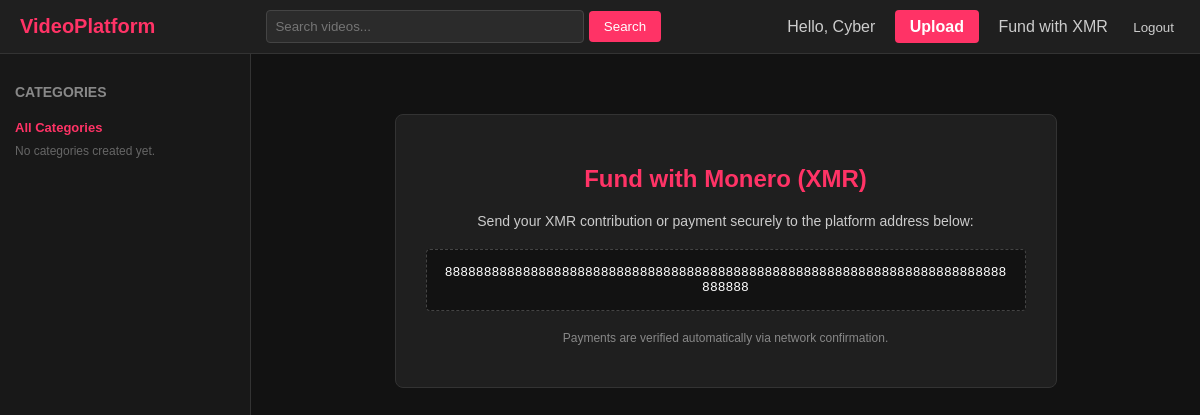
/pay/monero/ (signed in), run on an earlier commit of the app's database.
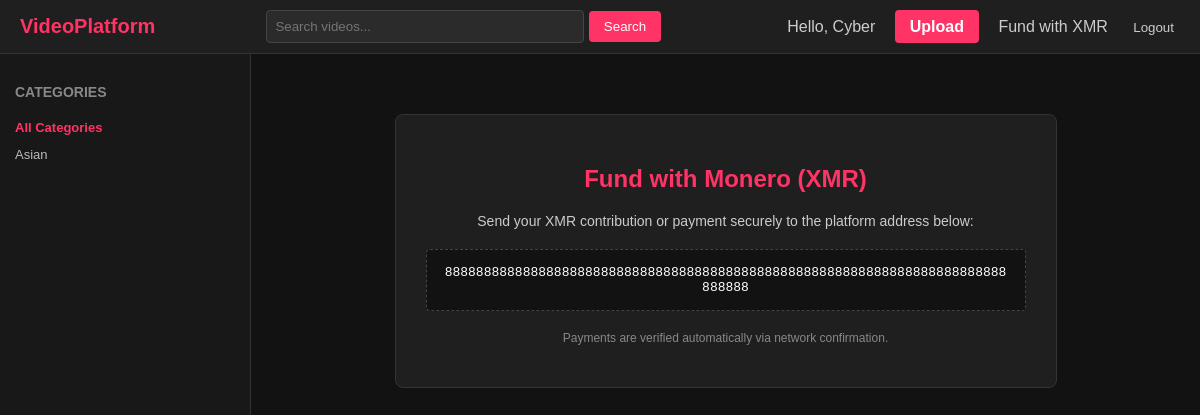
And on a later commit of the database.
### core/models.py (models this page shows, shortened)
class Category(models.Model):
  name = models.CharField(max_length=100, unique=True)
  slug = models.SlugField(max_length=100, unique=True)
  class Meta:
    verbose_name_plural = 'Categories'
    ordering = ['name']

### core/views.py (the view)
# urls.py: path('pay/monero/', monero_payment_view, name='monero_pay'),
@login_required
def monero_payment_view(request):
  platform_monero_address = (
      '888888888888888888888888888888888888888888888888888888888888888888888888888888'
  )
  categories = Category.objects.all()
  context = {
      'monero_address': platform_monero_address,
      'categories': categories,
  }
  return render(request, 'core/monero_pay.html', context)

### core/templates/core/monero_pay.html
{% extends 'core/base.html' %}
{% block content %}
<div style="max-width: 600px; margin: 40px auto; background: #1f1f1f; padding: 30px; border-radius: 8px; border: 1px solid #333; text-align: center;">
    <h2 style="color: #ff3366;">Fund with Monero (XMR)</h2>
    <p style="color: #ccc; font-size: 14px;">Send your XMR contribution or payment securely to the platform address below:</p>
    <div style="background: #121212; padding: 15px; border: 1px dashed #444; word-break: break-all; font-family: monospace; color: #fff; margin: 20px 0; border-radius: 4px;">
        {{ monero_address }}
    </div>
    <p style="font-size: 12px; color: #888;">Payments are verified automatically via network confirmation.</p>
</div>
{% endblock %}

### core/templates/core/base.html (shortened to what this page needs)
<!DOCTYPE html>
<html lang="en">
<head>
</head>
<body>
<header>
    <div>
        <a href="{% url 'video_list' %}" class="logo">VideoPlatform</a>
    </div>
    <div class="search-bar">
        <form method="GET" action="{% url 'video_list' %}" style="display:inline;">
            <input type="text" name="q" placeholder="Search videos..." value="{{ request.GET.q|default:'' }}">
            <button type="submit">Search</button>
        </form>
    </div>
    <div class="user-menu">
        {% if user.is_authenticated %}
            <span>Hello, {{ user.username }}</span>
            <a href="{% url 'upload_video' %}" class="btn-upload">Upload</a>
            <a href="{% url 'monero_pay' %}">Fund with XMR</a>
            <form action="{% url 'logout' %}" method="post" style="display:inline;">
                <button type="submit" style="background:none; border:none; color:#ccc; cursor:pointer; margin-left:15px;">Logout</button>
            </form>
        {% else %}
            <a href="{% url 'login' %}">Login</a>
            <a href="{% url 'register' %}" class="btn-upload">Sign up for free</a>
        {% endif %}
    </div>
</header>
<div class="main-container">
    <sidebar>
        <h3>Categories</h3>
        <ul>
            <li><a href="{% url 'video_list' %}" {% if not selected_category %}style="color:#ff3366; font-weight:bold;"{% endif %}>All Categories</a></li>
            {% for cat in categories %}
                <li><a href="{% url 'video_list' %}?category={{ cat.slug }}" {% if selected_category == cat.slug %}style="color:#ff3366; font-weight:bold;"{% endif %}>{{ cat.name }}</a></li>
            {% empty %}
                <li><span style="color: #666; font-size: 12px;">No categories created yet.</span></li>
            {% endfor %}
        </ul>
    </sidebar>
    <div class="content">
        {% block content %}
        {% endblock %}
    </div>
</div>
</body>
</html>

What changed in the data, as far as the page shows it:
added Category: name "Asian"
Also different on the page:
text no longer shown: "No categories created yet."
